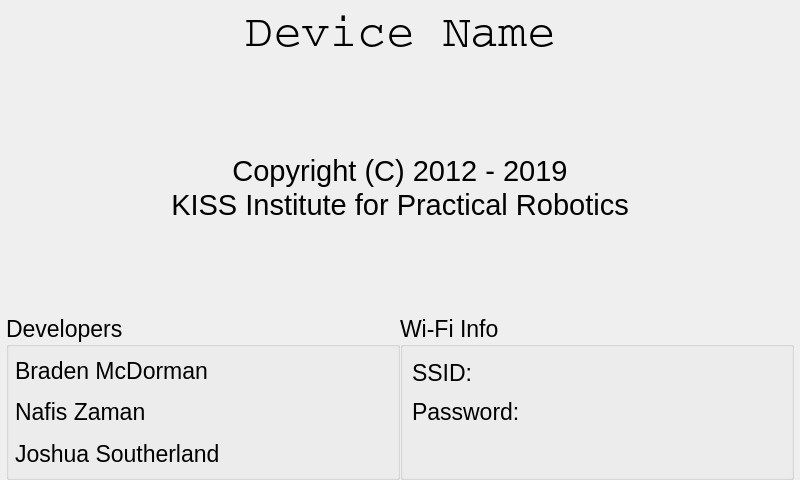
<?xml version="1.0" encoding="UTF-8"?>
<ui version="4.0">
 <class>AboutWidget</class>
 <widget class="QWidget" name="AboutWidget">
  <property name="geometry">
   <rect>
    <x>0</x>
    <y>0</y>
    <width>800</width>
    <height>480</height>
   </rect>
  </property>
  <property name="sizePolicy">
   <sizepolicy hsizetype="Preferred" vsizetype="Preferred">
    <horstretch>0</horstretch>
    <verstretch>0</verstretch>
   </sizepolicy>
  </property>
  <property name="minimumSize">
   <size>
    <width>0</width>
    <height>0</height>
   </size>
  </property>
  <property name="font">
   <font>
    <pointsize>11</pointsize>
   </font>
  </property>
  <property name="windowTitle">
   <string>About</string>
  </property>
  <layout class="QVBoxLayout" name="verticalLayout">
   <property name="spacing">
    <number>0</number>
   </property>
   <property name="leftMargin">
    <number>6</number>
   </property>
   <property name="topMargin">
    <number>6</number>
   </property>
   <property name="rightMargin">
    <number>6</number>
   </property>
   <property name="bottomMargin">
    <number>0</number>
   </property>
   <item>
    <widget class="QLabel" name="deviceName">
     <property name="sizePolicy">
      <sizepolicy hsizetype="Preferred" vsizetype="Preferred">
       <horstretch>0</horstretch>
       <verstretch>0</verstretch>
      </sizepolicy>
     </property>
     <property name="minimumSize">
      <size>
       <width>0</width>
       <height>52</height>
      </size>
     </property>
     <property name="font">
      <font>
       <family>Courier</family>
       <pointsize>35</pointsize>
       <weight>9</weight>
       <italic>false</italic>
       <bold>false</bold>
      </font>
     </property>
     <property name="styleSheet">
      <string notr="true">font: 75 35pt &quot;Courier&quot;;</string>
     </property>
     <property name="text">
      <string>Device Name</string>
     </property>
     <property name="alignment">
      <set>Qt::AlignCenter</set>
     </property>
    </widget>
   </item>
   <item>
    <spacer name="verticalSpacer_2">
     <property name="orientation">
      <enum>Qt::Vertical</enum>
     </property>
     <property name="sizeHint" stdset="0">
      <size>
       <width>20</width>
       <height>40</height>
      </size>
     </property>
    </spacer>
   </item>
   <item>
    <widget class="QLabel" name="label_5">
     <property name="font">
      <font>
       <pointsize>22</pointsize>
      </font>
     </property>
     <property name="text">
      <string>Copyright (C) 2012 - 2019</string>
     </property>
     <property name="alignment">
      <set>Qt::AlignCenter</set>
     </property>
    </widget>
   </item>
   <item>
    <widget class="QLabel" name="label_4">
     <property name="font">
      <font>
       <pointsize>22</pointsize>
      </font>
     </property>
     <property name="text">
      <string>KISS Institute for Practical Robotics</string>
     </property>
     <property name="alignment">
      <set>Qt::AlignCenter</set>
     </property>
    </widget>
   </item>
   <item>
    <spacer name="verticalSpacer_4">
     <property name="orientation">
      <enum>Qt::Vertical</enum>
     </property>
     <property name="sizeHint" stdset="0">
      <size>
       <width>20</width>
       <height>40</height>
      </size>
     </property>
    </spacer>
   </item>
   <item>
    <layout class="QHBoxLayout" name="horizontalLayout">
     <item>
      <widget class="QGroupBox" name="groupBox_2">
       <property name="baseSize">
        <size>
         <width>0</width>
         <height>0</height>
        </size>
       </property>
       <property name="font">
        <font>
         <pointsize>17</pointsize>
        </font>
       </property>
       <property name="title">
        <string>Developers</string>
       </property>
       <layout class="QVBoxLayout" name="verticalLayout_2">
        <property name="margin">
         <number>6</number>
        </property>
        <item>
         <widget class="QLabel" name="label">
          <property name="font">
           <font>
            <pointsize>17</pointsize>
           </font>
          </property>
          <property name="text">
           <string>Braden McDorman</string>
          </property>
         </widget>
        </item>
        <item>
         <widget class="QLabel" name="label_7">
          <property name="font">
           <font>
            <pointsize>17</pointsize>
           </font>
          </property>
          <property name="text">
           <string>Nafis Zaman</string>
          </property>
         </widget>
        </item>
        <item>
         <widget class="QLabel" name="label_2">
          <property name="font">
           <font>
            <pointsize>17</pointsize>
           </font>
          </property>
          <property name="text">
           <string>Joshua Southerland</string>
          </property>
         </widget>
        </item>
       </layout>
      </widget>
     </item>
     <item>
      <widget class="QGroupBox" name="wifiBox">
       <property name="sizePolicy">
        <sizepolicy hsizetype="Preferred" vsizetype="Preferred">
         <horstretch>0</horstretch>
         <verstretch>0</verstretch>
        </sizepolicy>
       </property>
       <property name="font">
        <font>
         <pointsize>17</pointsize>
        </font>
       </property>
       <property name="title">
        <string>Wi-Fi Info</string>
       </property>
       <layout class="QVBoxLayout" name="verticalLayout_3">
        <item>
         <layout class="QHBoxLayout" name="horizontalLayout_4">
          <item>
           <widget class="QLabel" name="label_3">
            <property name="font">
             <font>
              <pointsize>17</pointsize>
             </font>
            </property>
            <property name="text">
             <string>SSID:</string>
            </property>
           </widget>
          </item>
          <item>
           <widget class="QLabel" name="ssid">
            <property name="font">
             <font>
              <pointsize>22</pointsize>
             </font>
            </property>
            <property name="text">
             <string/>
            </property>
           </widget>
          </item>
         </layout>
        </item>
        <item>
         <layout class="QHBoxLayout" name="horizontalLayout_3">
          <item>
           <widget class="QLabel" name="label_8">
            <property name="font">
             <font>
              <pointsize>17</pointsize>
             </font>
            </property>
            <property name="text">
             <string>Password:</string>
            </property>
           </widget>
          </item>
          <item>
           <widget class="QLabel" name="password">
            <property name="font">
             <font>
              <pointsize>22</pointsize>
             </font>
            </property>
            <property name="text">
             <string/>
            </property>
           </widget>
          </item>
         </layout>
        </item>
        <item>
         <spacer name="verticalSpacer">
          <property name="orientation">
           <enum>Qt::Vertical</enum>
          </property>
          <property name="sizeHint" stdset="0">
           <size>
            <width>20</width>
            <height>40</height>
           </size>
          </property>
         </spacer>
        </item>
       </layout>
      </widget>
     </item>
    </layout>
   </item>
  </layout>
 </widget>
 <resources/>
 <connections/>
</ui>
